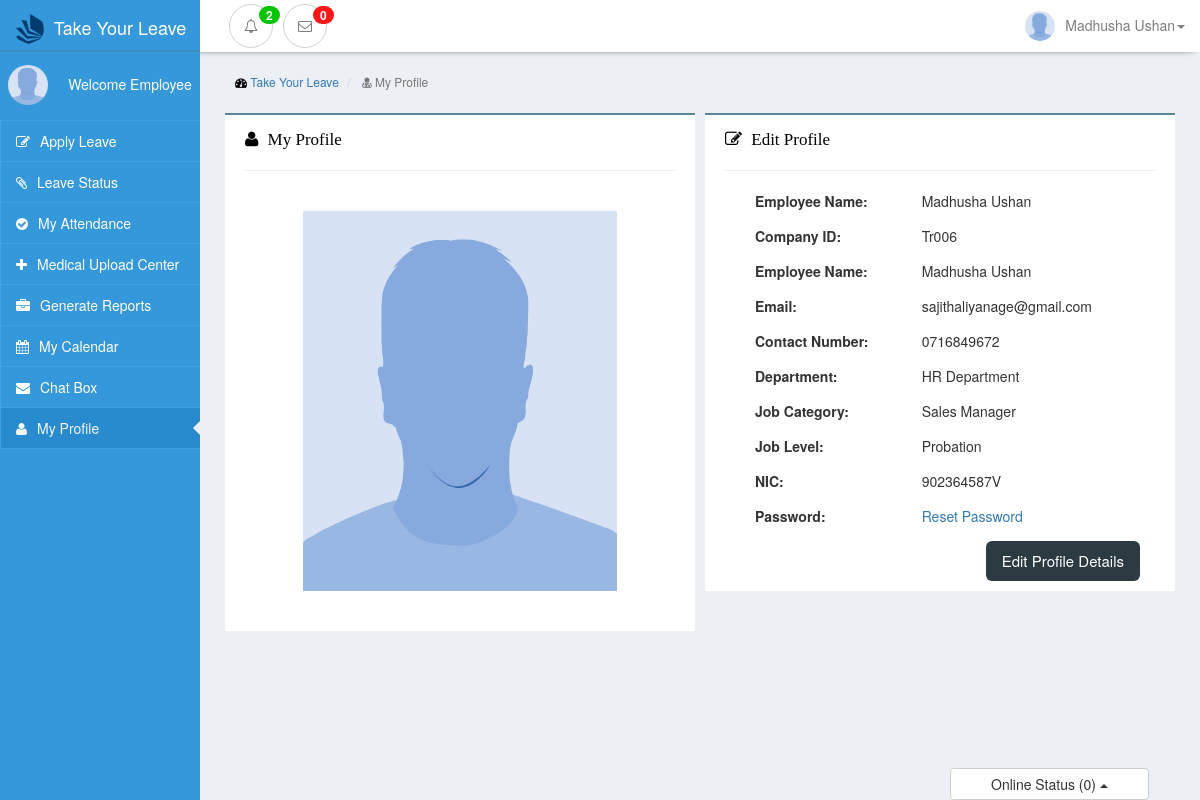
The app's page /view/site/profile.php?fail (signed in), older data.
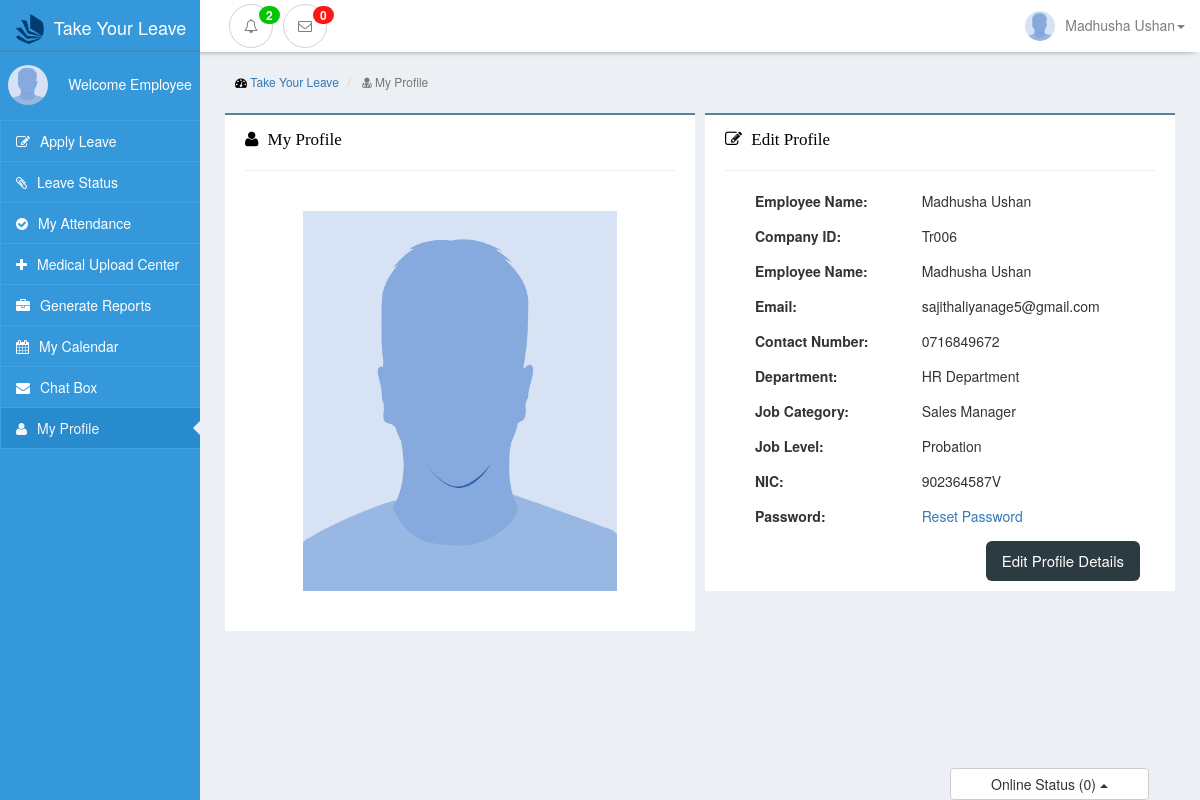
The same page, newer data.
### tables this page shows
CREATE TABLE `employee` (
  `comp_id` varchar(20) NOT NULL,
  `name` varchar(255) NOT NULL,
  `nic` varchar(10) NOT NULL,
  `gender` varchar(10) NOT NULL,
  `email` varchar(255) NOT NULL,
  `password` varchar(255) NOT NULL,
  `tel_no` varchar(10) NOT NULL,
  `image` varchar(255) NOT NULL,
  `job_cat_id` int(11) NOT NULL,
  `level_id` int(11) DEFAULT NULL,
  `group_id` int(11) NOT NULL,
  `dept_id` int(11) NOT NULL,
  PRIMARY KEY (`comp_id`),
  KEY `job_cat_id` (`job_cat_id`),
  KEY `level_id` (`level_id`),
  KEY `group_id` (`group_id`),
  KEY `dept_id` (`dept_id`)
);

CREATE TABLE `department` (
  `dept_id` int(11) NOT NULL AUTO_INCREMENT,
  `dept_name` varchar(50) NOT NULL,
  `no_of_emp` int(11) NOT NULL,
  `dept_color` varchar(50) NOT NULL,
  `roster_status` varchar(20) NOT NULL,
  `currentStatus` varchar(50) NOT NULL,
  PRIMARY KEY (`dept_id`)
);

CREATE TABLE `job_category` (
  `job_cat_id` int(11) NOT NULL AUTO_INCREMENT,
  `job_cat_name` varchar(50) NOT NULL,
  `currentStatus` varchar(50) NOT NULL,
  PRIMARY KEY (`job_cat_id`)
);

CREATE TABLE `job_level` (
  `level_id` int(11) NOT NULL AUTO_INCREMENT,
  `level_name` varchar(50) NOT NULL DEFAULT '0',
  PRIMARY KEY (`level_id`)
);

### view/site/profile.php (the view, shortened to what the changed rows need)
<?php
include('../../controller/siteController.php');
$pdo = connect();
?>
<!DOCTYPE html>
<html lang="en">
    <head>
        <link href="../../public/css/bootstrap.min.css" rel="stylesheet">
        <link href="../../public/css/interface-leftmenu.css" rel="stylesheet">
        <link href="../../public/css/leave-interface.css" rel="stylesheet">
        <link href="../../public/css/navbar-style.css" rel="stylesheet">
        <link href="../../public/css/font-awesome.min.css" rel="stylesheet">
    </head>
    <body style=" background-color: #eceff4 !important;">
        <?php include ("../layouts/navbar.php") ?>
        <div class="container-fluid ">
            <div class="row ">
                <div class="col-sm-10 col-xs-12 admin-background col-sm-push-2" style="position: relative;">
                    <div class="row padding-row">
                        <div class="col-sm-6 col-xs-12 padding-box">
                                <div class="row">
                                        <div class="col-xs-12 nortification-box-top">
                                              <div class="col-xs-12">
                                              <?php
                                                $sql = " SELECT * from employee INNER JOIN department ON employee.dept_id=department.dept_id
                                                INNER JOIN job_category ON employee.job_cat_id=job_category.job_cat_id
                                                JOIN job_level ON job_level.level_id=employee.level_id WHERE comp_id=:empID";
                                                $query = $pdo->prepare($sql);
                                                $query->execute(array('empID'=>$empID));
                                                $result = $query->fetch();
                                                ?>
                                                    <div class="form-group toped">
                                                        <label class="col-xs-5">Employee Name:</label>
                                                        <div class="col-xs-7"><?php echo $result['name']?></div>
                                                    </div>
                                                    <br/>
                                                    <div class="form-group toped">
                                                        <label class="col-xs-5">Company ID:</label>
                                                        <div class="col-xs-7"><?php echo $result['comp_id']?></div>
                                                    </div>
                                                    <br/>
                                                    <div class="form-group toped">
                                                        <label class="col-xs-5">Employee Name:</label>
                                                        <div class="col-xs-7"><?php echo $result['name']?></div>
                                                    </div>
                                                    <br/>
                                                    <div class="form-group toped">
                                                        <label class="col-xs-5">Email:</label>
                                                        <div class="col-xs-7"><?php echo $result['email']?></div>
                                                    </div>
                                                    <br/>
                                                    <div class="form-group toped">
                                                        <label class="col-xs-5">Contact Number:</label>
                                                        <div class="col-xs-7"><?php echo $result['tel_no']?></div>
                                                    </div>
                                                    <br/>
                                                    <div class="form-group toped">
                                                        <label class="col-xs-5">Department:</label>
                                                        <div class="col-xs-7"><?php echo $result['dept_name']?></div>
                                                    </div>
                                                    <br/>
                                                    <div class="form-group toped">
                                                        <label class="col-xs-5">Job Category:</label>
                                                        <div class="col-xs-7"><?php echo $result['job_cat_name']?></div>
                                                    </div>
                                                    <br/>
                                                    <div class="form-group toped">
                                                        <label class="col-xs-5">Job Level:</label>
                                                        <div class="col-xs-7" style="text-transform: capitalize;"><?php echo $result['level_name']?></div>
                                                    </div>
                                                    <br/>
                                                    <div class="form-group toped">
                                                        <label class="col-xs-5">NIC:</label>
                                                        <div class="col-xs-7"><?php echo $result['nic']?></div>
                                                    </div>
                                                    <br/>
                                                    <br>
                                                </div>
                                        </div>
                                </div>
                        </div>
                    </div>
                </div>
            </div>
        </div>
    </body>
</html>

### view/layouts/navbar.php (shortened to what the changed rows need)
<?php
    $newsql = "SELECT name,image,group_id from employee where comp_id=:empID";
    $newquery = $pdo->prepare($newsql);
    $newquery->execute(array('empID'=>$empID));
    $newresult = $newquery->fetch();
    $employeeName = $newresult['name'];
    $employeeImage = $newresult['image'];
?>
<nav class="navbar navbar-inverse navbar-static-top nav-top nav-bar-custom navbar-fixed-top" style="margin-top:0px; box-shadow: 0 3px 7px -6px black !important;">
    <div class="container-fluid">
        <div style="height: 1px;" aria-expanded="false" id="navbar" class="navbar-collapse collapse">
            <ul class="nav navbar-nav navbar-right">
                <li class="dropdown">
                    <a href="#" class="dropdown-toggle font new" data-toggle="dropdown" role="button"
                       aria-haspopup="true" aria-expanded="false"><img src="../<?php if($employeeImage != 'null'){echo $employeeImage;}else{ echo '../public/images/default.png';}?>" class="img-circle image-user"  /><?php echo $employeeName;?><span class="caret"></span></a>
                </li>
            </ul>
        </div>
    </div>
</nav>

Row changes from the older to the newer data that the page shows:
changed employee "Madhusha Ushan": email "sajithaliyanage@gmail.com" → "sajithaliyanage5@gmail.com"
